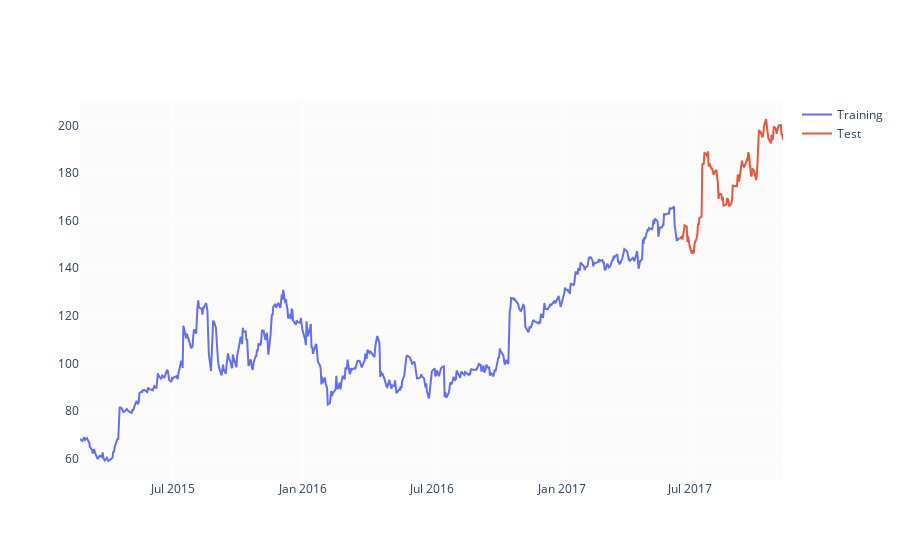

Here is the notebook cell this chart was saved with:
### Code cell
test_size  = 0.15
#valid_size = 0.15

test_split_idx  = int(df.shape[0] * (1-test_size))
#valid_split_idx = int(df.shape[0] * (1-(valid_size+test_size)))

train_df  = df.loc[:test_split_idx].copy()
#valid_df  = df.loc[valid_split_idx+1:test_split_idx].copy()
test_df   = df.loc[test_split_idx+1:].copy()

fig = go.Figure()
fig.add_trace(go.Scatter(x=train_df.Date, y=train_df.Close, name='Training'))
#fig.add_trace(go.Scatter(x=valid_df.Date, y=valid_df.Close, name='Validation'))
fig.add_trace(go.Scatter(x=test_df.Date,  y=test_df.Close,  name='Test'))
fig.show()
